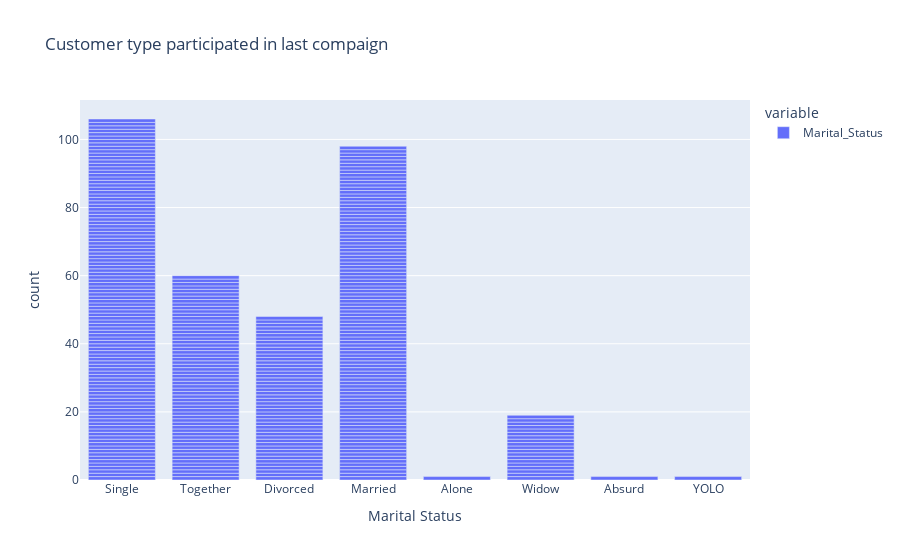

The code cell stored with this chart in its notebook:
### Code cell
fig = px.bar(cust_participated_last_camp['Marital_Status'], title="Customer type participated in last compaign")
fig.update_layout(xaxis_title="Marital Status")

### Figure 1 — Plotly figure (JSON) as saved in the notebook; plotly's stock layout.template omitted (floating-point values rounded to 4 significant figures; data arrays with more than 128 entries replaced by an {"elided": "..."} marker saying what was removed)
{"data": [{"alignmentgroup": "True", "hovertemplate": "variable=Marital_Status<br>value=%{x}<br>count=%{y}<extra></extra>", "legendgroup": "Marital_Status", "marker": {"color": "#636efa", "pattern": {"shape": ""}}, "name": "Marital_Status", "offsetgroup": "Marital_Status", "orientation": "v", "showlegend": true, "textposition": "auto", "type": "bar", "x": {"elided": "334 str values"}, "xaxis": "x", "y": {"elided": "334 int values"}, "yaxis": "y"}], "layout": {"autosize": true, "barmode": "relative", "legend": {"title": {"text": "variable"}, "tracegroupgap": 0}, "title": {"text": "Customer type participated in last compaign"}, "xaxis": {"anchor": "y", "autorange": true, "domain": [0, 1], "range": [-0.5, 7.5], "title": {"text": "Marital Status"}, "type": "category"}, "yaxis": {"anchor": "x", "autorange": true, "domain": [0, 1], "range": [0, 111.6], "title": {"text": "count"}, "type": "linear"}}}
